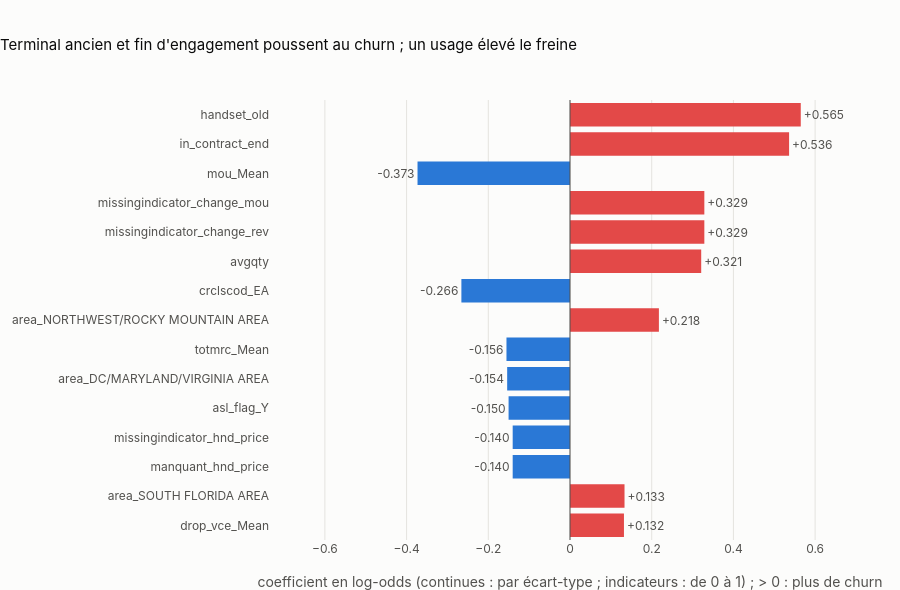

Notebook code for this chart:
### Markdown cell above
## 5. Coefficients de la meilleure régression logistique

Modèle réajusté sur les 80 000 clients du train. Les variables numériques étant standardisées, un coefficient se lit en **log-odds par écart-type** ; pour une modalité one-hot, par rapport à l'absence de cette modalité. Les bases de splines sont exclues du classement (un coefficient isolé n'a pas de sens) et présentées sous forme de courbe.

### Code cell
best_model = make_improved_logreg_pipeline(GROUPS, drop_list, C=BEST_C,
                                           l1_ratio=1.0 if BEST_PENALTY == "L1" else 0.0).fit(train, y)
names = best_model.named_steps["preprocess"].get_feature_names_out()
coefs = pd.Series(best_model.named_steps["model"].coef_.ravel(), index=names)
readable = coefs.rename(lambda n: n.split("__", 1)[1])
infrequent = readable[readable.index.str.contains("infrequent")]
eligible_coefs = readable[~coefs.index.str.startswith("spline__") & ~readable.index.str.contains("infrequent")]
top15 = eligible_coefs.reindex(eligible_coefs.abs().sort_values(ascending=False).index).head(15)
print(f"{len(coefs)} coefficients, dont {int((coefs == 0).sum())} exactement nuls")
print("modalités regroupées « infréquentes » (< 1 % des clients), exclues du classement :")
display(infrequent.round(3).to_frame("coefficient"))
display(top15.round(3).to_frame("coefficient"))
publish(coefficient_chart(top15, "Terminal ancien et fin d'engagement poussent au churn ; un usage élevé le freine"),
        "05_coefficients", width=1000)

### Figure 1 — Plotly figure (JSON) as saved in the notebook; plotly's stock layout.template omitted (floating-point values rounded to 4 significant figures)
{"data": [{"cliponaxis": false, "hovertemplate": "%{y}<br>coefficient %{x:+.3f}<extra></extra>", "marker": {"color": ["#e34948", "#e34948", "#2a78d6", "#2a78d6", "#2a78d6", "#2a78d6", "#2a78d6", "#e34948", "#2a78d6", "#e34948", "#e34948", "#e34948", "#2a78d6", "#e34948", "#e34948"]}, "orientation": "h", "text": ["+0.132", "+0.133", "-0.140", "-0.140", "-0.150", "-0.154", "-0.156", "+0.218", "-0.266", "+0.321", "+0.329", "+0.329", "-0.373", "+0.536", "+0.565"], "textposition": "outside", "type": "bar", "x": [0.1321, 0.1335, -0.1403, -0.1403, -0.1503, -0.1538, -0.1555, 0.2176, -0.2659, 0.3212, 0.3288, 0.3288, -0.3732, 0.5363, 0.5649], "y": ["drop_vce_Mean", "area_SOUTH FLORIDA AREA", "manquant_hnd_price", "missingindicator_hnd_price", "asl_flag_Y", "area_DC/MARYLAND/VIRGINIA AREA", "totmrc_Mean", "area_NORTHWEST/ROCKY MOUNTAIN AREA", "crclscod_EA", "avgqty", "missingindicator_change_rev", "missingindicator_change_mou", "mou_Mean", "in_contract_end", "handset_old"]}], "layout": {"height": 590, "shapes": [{"line": {"color": "#52514e", "width": 1}, "type": "line", "x0": 0, "x1": 0, "xref": "x", "y0": 0, "y1": 1, "yref": "y domain"}], "title": {"text": "Terminal ancien et fin d'engagement poussent au churn ; un usage élevé le freine"}, "xaxis": {"range": [-0.7344, 0.7344], "title": {"text": "coefficient en log-odds (continues : par écart-type ; indicateurs : de 0 à 1) ; > 0 : plus de churn"}}, "yaxis": {"type": "category"}}}
